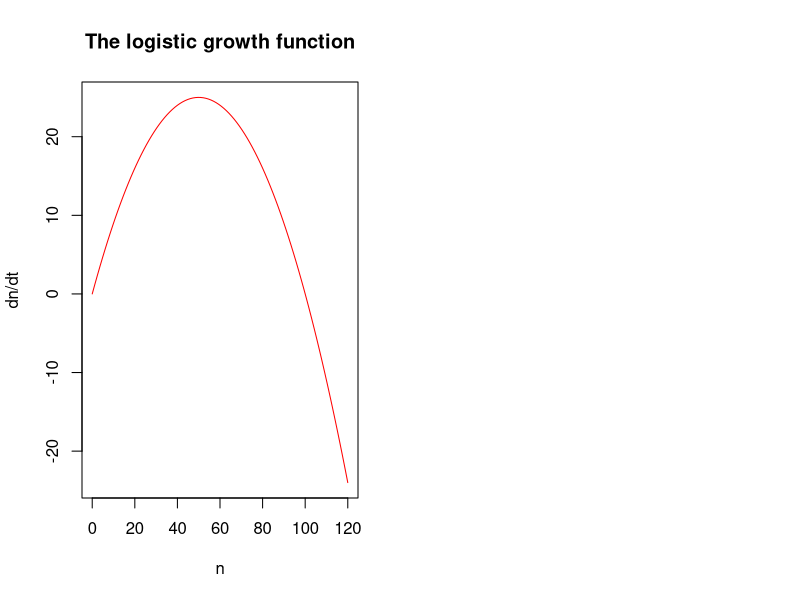

Write R code to recreate this figure. (Note: this script raises an error after producing the figure.)
# Script plotting the logistic growth function
# Key model parameters:
r0 <- 1 # intrinsic growth rate
K <- 100 # carrying capacity
n0 <- 1 # starting population size for numeric solution

# A vector of n-values, extending beyond K:
n_plot <- seq(0, 1.2*K, length.out = 100)

# The growth function:
dndt <- r0*n_plot*(1 - n_plot/K)

# We will plot in two panels side-by-side:
op <- par(mfrow=c(1,2))

# Plotting:
plot( n_plot, dndt, type='l', col='red', xlab='n', ylab='dn/dt', main='The logistic growth function')
# Add an x-axis for comparison:
lines( n, 0*n, col='black')


# Add a plot of the analytical solution

# A vector of t-values:
t_plot <- seq(0, 20, length.out=100)

# Calculate the corresponding n-values:
n_solution <- K/(1+(K/n0-1)*exp(-r0*t_plot))

# Plot the solution:
plot( t_plot, n_solution, type='l', col='blue', xlab='t', ylab='n(t)', main='Analytical solution')
# Add the line n=K for reference:
lines( t_plot, rep(K,length(t_plot)), col='black', lty='dashed')

# Reset graphics parameters to stored values:
par(op)
